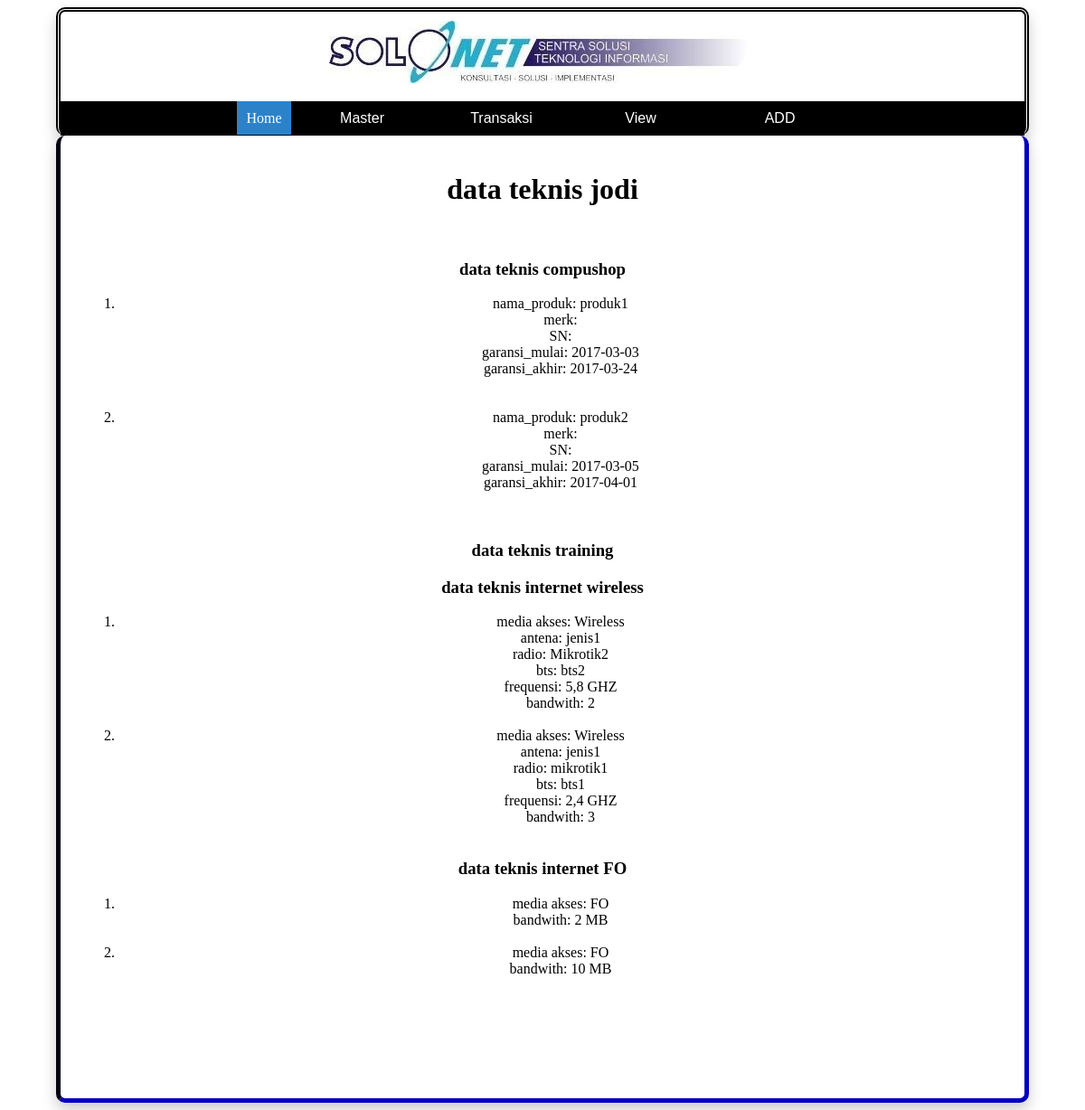
The app's page /nav.php?page=view_teknis_pelanggan&userid=U0001 with its own data.
### tables this page shows
CREATE TABLE `pelanggan` (
  `userid` char(5) NOT NULL,
  `nama_user` varchar(20) NOT NULL,
  `alamat` varchar(25) NOT NULL,
  `telp` varchar(12) NOT NULL,
  `email` varchar(25) NOT NULL,
  `web` varchar(15) NOT NULL,
  `WA` varchar(12) NOT NULL,
  `user_since` date NOT NULL
);

CREATE TABLE `transaction_log_compushop` (
  `id_tl` int(11) NOT NULL,
  `inv_num` char(15) NOT NULL,
  `userid` char(5) NOT NULL,
  `productid` char(5) NOT NULL,
  `harga_satuan` int(12) NOT NULL,
  `qty` int(5) NOT NULL,
  `total_bayar` int(12) NOT NULL,
  `tgl_transaksi` date NOT NULL,
  `garansi_mulai` date NOT NULL,
  `garansi_akhir` date NOT NULL
);

CREATE TABLE `produk_compushop` (
  `productid` char(5) NOT NULL,
  `nama_produk` varchar(20) NOT NULL,
  `qty` int(5) NOT NULL,
  `harga_satuan` int(12) NOT NULL
);

CREATE TABLE `dt_internet_wireless` (
  `id` int(11) NOT NULL,
  `userid` char(5) NOT NULL,
  `media_akses` varchar(15) NOT NULL,
  `productid_antena` char(5) NOT NULL,
  `productid_radio` char(5) NOT NULL,
  `productid_bts` char(5) NOT NULL,
  `bandwith` char(5) NOT NULL,
  `frequensi` char(10) NOT NULL
);

CREATE TABLE `produk_internet_antena` (
  `productid_antena` char(5) NOT NULL,
  `nama_antena` varchar(20) NOT NULL,
  `qty` int(5) NOT NULL
);

CREATE TABLE `produk_internet_radio` (
  `productid_radio` char(5) NOT NULL,
  `nama_radio` varchar(20) NOT NULL,
  `qty` int(5) NOT NULL
);

CREATE TABLE `produk_internet_bts` (
  `productid_bts` char(5) NOT NULL,
  `nama_bts` varchar(20) NOT NULL
);

CREATE TABLE `transaction_log_internet` (
  `id_tl` int(11) NOT NULL,
  `inv_num` char(15) NOT NULL,
  `userid` char(5) NOT NULL,
  `media_akses` varchar(10) NOT NULL,
  `bandwith` char(5) NOT NULL,
  `total_bayar` int(12) NOT NULL,
  `tgl_transaksi` date NOT NULL
);

### pelanggan/view_teknis_pelanggan.php (the view, shortened to what this page needs)
<?php
include "koneksi.php";
$userid = $_GET['userid'];
$sql2 = mysqli_query($konek, "SELECT * from pelanggan where userid='$userid'");
$dd = mysqli_fetch_array($sql2);
$query = "SELECT transaction_log_compushop.productid, transaction_log_compushop.garansi_akhir, transaction_log_compushop.garansi_mulai, produk_compushop.nama_produk from transaction_log_compushop inner join produk_compushop on transaction_log_compushop.productid=produk_compushop.productid where transaction_log_compushop.userid='$userid'";
$sql = mysqli_query($konek, $query);
$query2 = "SELECT dt_internet_wireless.media_akses, dt_internet_wireless.bandwith, dt_internet_wireless.bandwith, dt_internet_wireless.frequensi, produk_internet_antena.nama_antena, produk_internet_radio.nama_radio, produk_internet_bts.nama_bts from dt_internet_wireless INNER JOIN produk_internet_antena on dt_internet_wireless.productid_antena=produk_internet_antena.productid_antena INNER JOIN produk_internet_radio on dt_internet_wireless.productid_radio=produk_internet_radio.productid_radio INNER JOIN produk_internet_bts on dt_internet_wireless.productid_bts=produk_internet_bts.productid_bts where dt_internet_wireless.userid = '$userid'";
$sql2 = mysqli_query($konek, $query2);
$query3 = "select * from transaction_log_internet where userid='$userid' and media_akses='FO'";
$sql3 = mysqli_query($konek, $query3);
?>
<html>
<head>
</head>
<body>
  <h1 align="center">data teknis <?php echo $dd['nama_user'] ?></h1><br>
  <div id="compushop">
  <h3>data teknis compushop</h3>
  <ol>
    <?php
    while ($k = mysqli_fetch_array($sql)){
      echo "<li>
      nama_produk: $k[nama_produk]<br>
      merk: <br>
      SN: <br>
      garansi_mulai: $k[garansi_mulai]<br>
      garansi_akhir: $k[garansi_akhir]</li><br>";
      echo "<br>";
    }
    ?>
  </ol>
</div>
  <div id='training'>
  <h3>data teknis training</h3>
</div>
  <div id='inet_wireless'>
  <h3>data teknis internet wireless</h3>
  <ol>
    <?php
    while ($k2 = mysqli_fetch_array($sql2)){
      echo "<li>
      media akses: $k2[media_akses]<br>
      antena: $k2[nama_antena]<br>
      radio: $k2[nama_radio]<br>
      bts: $k2[nama_bts]<br>
      frequensi: $k2[frequensi]<br>
      bandwith: $k2[bandwith]<br>";
      echo "<br>";
    }
    ?>
  </ol>
</div>
<div id="inet_fo">
  <h3>data teknis internet FO</h3>
  <ol>
    <?php
    while ($k3 = mysqli_fetch_array($sql3)){
      echo "<li>
      media akses: $k3[media_akses]<br>
      bandwith: $k3[bandwith] MB <br>";
      echo "<br>";
    }
    ?>
  </ol>
</div>
</body>
</html>

### records on screen
pelanggan: nama_user "jodi"
transaction_log_compushop: productid.nama_produk "produk1", garansi_mulai "2017-03-03", garansi_akhir "2017-03-24"
transaction_log_compushop: productid.nama_produk "produk2", garansi_mulai "2017-03-05", garansi_akhir "2017-04-01"
dt_internet_wireless: media_akses "Wireless", productid_antena.nama_antena "jenis1", productid_radio.nama_radio "Mikrotik2", productid_bts.nama_bts "bts2", frequensi "5,8 GHZ", bandwith "2"
dt_internet_wireless: media_akses "Wireless", productid_antena.nama_antena "jenis1", productid_radio.nama_radio "mikrotik1", productid_bts.nama_bts "bts1", frequensi "2,4 GHZ", bandwith "3"
transaction_log_internet: media_akses "FO", bandwith "2"
transaction_log_internet: media_akses "FO", bandwith "10"
